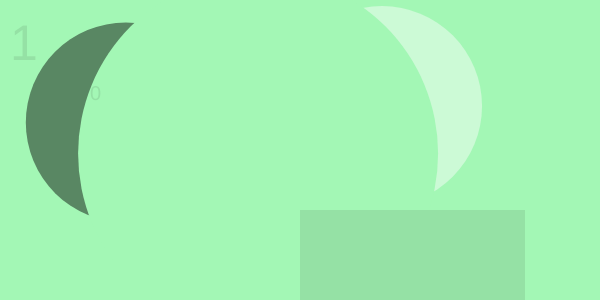
Frame 1 (no input)
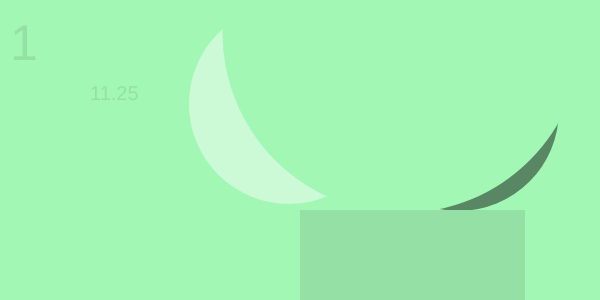
Frame 60 (no input)
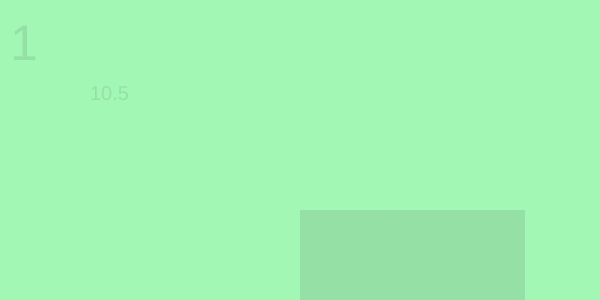
Frame 120 (the mouse pressed at the canvas centre since frame 60)

The p5.js sketch that drew these frames (run headless with seeded random() and noise() and a simulated clock; from frame 60 on, the mouse is pressed at the canvas centre):

// p5.js sketch
// ── sketch.js
var paddle_x, paddle_y;
var paddle_w, paddle_h;
var paddle_step;

//ball 1 (darkest green)
var ball_x, ball_y;
var ball_r;
var ball_x_step, ball_y_step;

//ball 2
var ball_s, ball_u;
var ball_k;
var ball_s_step, ball_u_step;

//ball 3
var ball_e, ball_l;
var ball_a;
var ball_e_step, ball_l_step;

var level;
var score;

function setup() {
    createCanvas(600, 300);
    paddle_h = 90;
    paddle_w = 2.5 * paddle_h;
    paddle_x = width / 2;
    paddle_y = height - paddle_h;
    paddle_step = 0;
    ball_r = 100;
    ball_k = 100;
    ball_a = 180; 
    reset();
    score = 0;
    level=0;
  
}




function draw() {
    background(163, 247, 181);
    // move paddle
    //paddle_x += (mouseX - paddle_x) * .1;
    paddle_x = paddle_x + paddle_step;

    // is the ball hitting the right or left wall? 1st ball
    if (ball_x - ball_r < 0 || ball_x + ball_r > width) {
	ball_x_step = -ball_x_step;
    }
    
    //is the ball hitting the right or left wall for 2nd small ball
    if (ball_s - ball_k < 0 || ball_s + ball_k > width) {
	ball_s_step = -ball_s_step;
    }
    
  //is the ball hitting the right or left wall for 3rd ball (background color)
    if (ball_e - ball_a < 0 || ball_e + ball_a > width) {
	ball_e_step = -ball_e_step;
    }
    
    
    // hitting the top? 1st ball
    if (ball_y - ball_r < 0) {
	ball_y_step = -ball_y_step;
    }
    
    // hitting the top? 2nd ball
    if (ball_u - ball_k < 0) {
	ball_u_step = -ball_u_step;
    }
    
      // hitting the top? 3rd ball
    if (ball_l - ball_a < 0) {
	ball_l_step = -ball_l_step;
    }
    

    // hitting the paddle?
    if (ball_y + ball_r > paddle_y) {
	if (ball_x >= paddle_x && ball_x <= paddle_x + paddle_w) {
	    ball_y_step = -ball_y_step;
	    ball_y = paddle_y - ball_r;
	   score = score + 5;
    }
        
	else if (ball_y + ball_r > paddle_y){
	    reset();
        score = 0;
	}
    }
      // hitting the paddle? Part 2
    if (ball_u + ball_k > paddle_y) {
	if (ball_s >= paddle_x && ball_s <= paddle_x + paddle_w) {
	    ball_u_step = -ball_u_step;
	    ball_u = paddle_y - ball_k;
       score = score + 0.25;
	}
	else if (ball_u + ball_k > paddle_y){
	    reset();
          score= 0;
	}
        }

     // hitting the paddle? Part 3
    if (ball_l + ball_a > paddle_y) {
	if (ball_e >= paddle_x && ball_e <= paddle_x + paddle_w) {
	    ball_l_step = -ball_l_step;
	    ball_l = paddle_y - ball_a;
    
	}
	else if (ball_l + ball_a > paddle_y){
	    reset();
        score = 0;
	}
        }
    // move ball by ball_x_step and ball_y_step 3rd
    ball_e = ball_e + ball_e_step;
    ball_l = ball_l + ball_l_step;
    
    // move ball by ball_x_step and ball_y_step 1st
    ball_x = ball_x + ball_x_step;
    ball_y = ball_y + ball_y_step;
    
    
      // move ball by ball_x_step and ball_y_step 2nd
    ball_s = ball_s + ball_s_step;
    ball_u = ball_u + ball_u_step;
    
    //draw ball 1
    noStroke();
    fill(89, 135, 99);
    ellipse(ball_x, ball_y, ball_r * 2, ball_r * 2);

    //draw ball 2
    noStroke();
    fill(204, 250, 214);
    ellipse(ball_s, ball_u, ball_k * 2, ball_k * 2);
    
    //draw ball 3
    noStroke();
    fill(163, 247, 181);
    ellipse(ball_e, ball_l, ball_a * 2, ball_a * 2);
    	
    	
    // draw paddle
    noStroke();
    fill(149, 225, 165);
    rect(paddle_x, paddle_y, paddle_w, paddle_h);
    //score
    textSize(20);
    text(score, 90,100);
    //level
    textSize (50);
    text(level, 10, 60)
}

function reset() {
    
    //ball 1
    ball_x = random(ball_r, width - ball_r);
    ball_y = random(ball_r, height / 2);
    ball_x_step = random(3, -3);
    ball_y_step = random(3, -3);
    
    //ball 2
    ball_s = random(ball_k, width - ball_k);
    ball_u = random(ball_k, height / 2);
    ball_s_step = random(3, -3);
    ball_u_step = random(3, -3);
    
    //ball 3
    ball_e = random(ball_a, width - ball_a);
    ball_l = random(ball_a, height / 2);
    ball_e_step = random(3, -3);
    ball_l_step = random(3, -3);
    
    //levels
       if(level == 0){
    level = 1;
    }
    else if(level == 1){
            level = 2;
    }
    else if (level == 2) {   
        level = 0;
        reset();
    }
    else if (level == 3) {
        level = 0;
        reset();
    }  
    
}

function keyPressed() {
    if (keyCode == LEFT_ARROW) {
	paddle_step = -3;
    } else if (keyCode == RIGHT_ARROW) {
	paddle_step = 3;
    } else if (key == ' ') {
	reset();
    }
 
}

function keyReleased() {
    paddle_step = 0;
}
